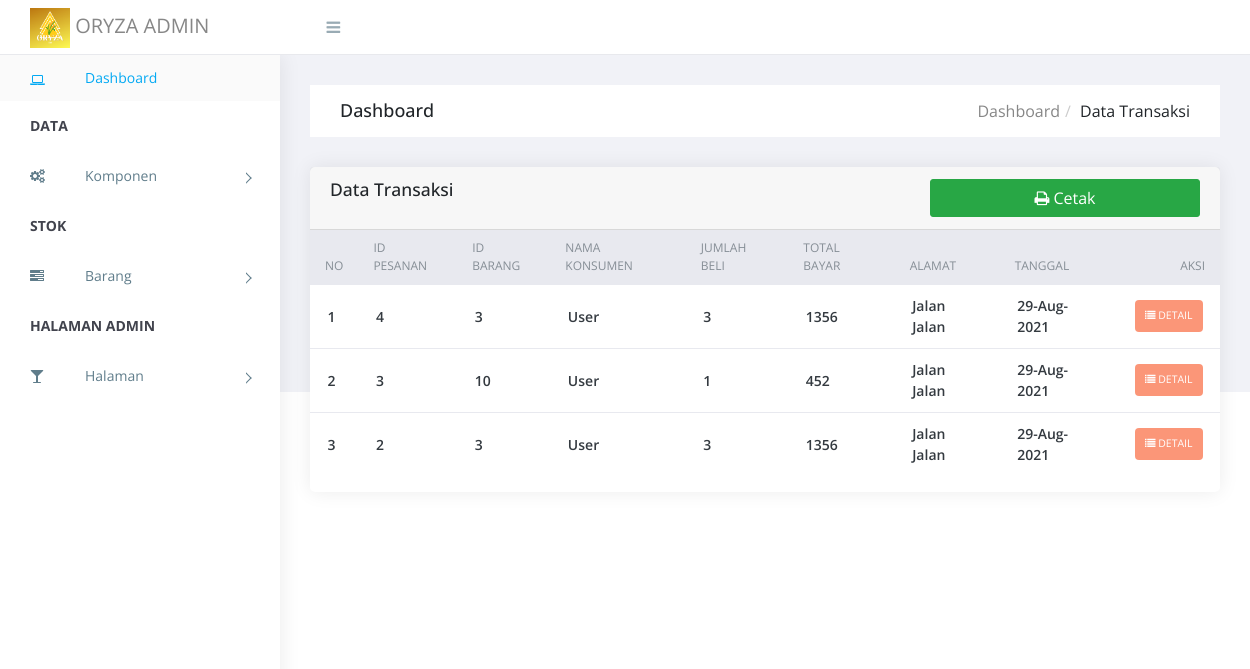
Before: /admin/datatransaksi.php (signed in) with the older database file.
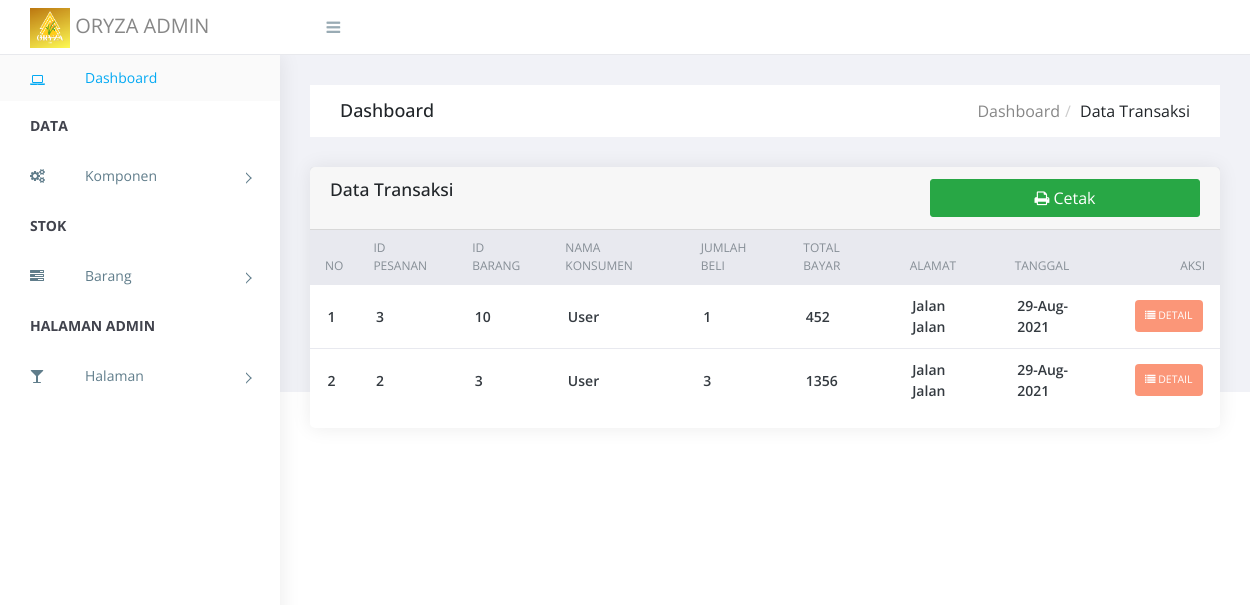
After: the same page with the newer database file.
### tables this page shows
CREATE TABLE `transaksi` (
  `id_pesanan` int(10) NOT NULL,
  `id_user` int(10) NOT NULL,
  `id_produk` int(10) NOT NULL,
  `jumlah_beli` int(3) NOT NULL,
  `total` double NOT NULL,
  `tanggal_transaksi` date NOT NULL,
  `nama_penerima` varchar(100) NOT NULL,
  `alamat_penerima` text NOT NULL,
  `telp_penerima` varchar(13) NOT NULL
);

CREATE TABLE `detail_transaksi` (
  `id_pesanan` int(10) NOT NULL,
  `id_produk` int(10) NOT NULL,
  `harga_satuan` double NOT NULL,
  `jumlah_beli` int(3) NOT NULL,
  `subtotal` double NOT NULL
);

CREATE TABLE `user` (
  `id` int(10) NOT NULL,
  `nama_pengguna` varchar(50) NOT NULL,
  `email` varchar(50) NOT NULL,
  `password` varchar(255) NOT NULL,
  `tempat_lahir` varchar(20) NOT NULL,
  `tanggal_lahir` date NOT NULL,
  `alamat` text NOT NULL,
  `telepon` varchar(13) NOT NULL,
  `akses` enum('admin','user') NOT NULL
);

### admin/datatransaksi.php (the view, shortened to what the changed rows need)
<?php require_once("head.php"); ?>
        <div class="breadcrumbs">
            <div class="breadcrumbs-inner">
                <div class="row m-0">
                    <div class="col-sm-4">
                        <div class="page-header float-left">
                            <div class="page-title">
                                <h1>Dashboard</h1>
                            </div>
                        </div>
                    </div>
                </div>
            </div>
        </div>
        <div class="content">
            <div class="animated fadeIn">
                <div class="row">
                    <div class="col-lg-12">
                        <div class="card">
                            <div class="table-stats order-table ov-h">
                                <table class="table ">
                                    <thead>
                                        <tr>
                                            <th class="serial">No</th>
                                            <th class="#">ID Pesanan</th>
                                            <th class="#">ID Barang</th>
                                            <th>Nama Konsumen</th>
                                            <th>Jumlah Beli</th>
                                            <th>Total Bayar</th>
                                            <th>Alamat</th>
                                            <th>Tanggal</th>
                                            <th>Aksi</th>
                                        </tr>
                                    </thead>
                                    <tbody>
                                        <?php
                                            $no = 1;
                                            $query = mysqli_query($koneksi, "SELECT transaksi.id_pesanan as idp, id_user, nama_pengguna, email, alamat, telepon, detail_transaksi.id_produk as idb, produk.nama as nama_produk, harga_satuan, detail_transaksi.jumlah_beli as qty, subtotal, total, nama_penerima, alamat_penerima, telp_penerima, tanggal_transaksi FROM transaksi
                                                    INNER JOIN user ON user.id = transaksi.id_user
                                                    INNER JOIN detail_transaksi ON detail_transaksi.id_pesanan = transaksi.id_pesanan
                                                    INNER JOIN produk ON produk.id = detail_transaksi.id_produk GROUP BY transaksi.id_pesanan ORDER BY transaksi.id_pesanan DESC");
                                            $row = mysqli_num_rows($query);
                                            if($row>0){
                                            while($data = mysqli_fetch_array($query)){
                                        ?>
                                        <tr>
                                            <td class="serial"><?php echo$no++;?></td>
                                            <td><span class="count"><?=$data['idp'];?></span> </td>
                                            <td><span class="coount"><?=$data['idb'];?></span> </td>
                                            <td><span class="name"><?=$data['nama_pengguna'];?></span> </td>
                                            <td><span class="count"><?=$data['qty'];?></span> </td>
                                            <td><span class="count"><?=$data['total'];?></span></td>
                                            <td><span class="name"><?=$data['alamat_penerima'];?></span> </td>
                                            <td><span class="name"><?= date('d-M-Y',strtotime($data['tanggal_transaksi']));?></span> </td>
                                            <td>
                                              <a href="detailtransaksi.php?id=<?php echo $data['idp']; ?>" class="badge badge-pending"><i class="fa fa-list"></i> Detail</a>
                                            </td>
                                        </tr>
                                        <?php }}else{ ?>
                                            <tr>
                                                <td><span class="count">Tidak Ada Data</span> </td>
                                            </tr>
                                        <?php } ?>
                                    </tbody>
                                </table>
                            </div>
                        </div>
                    </div>
                        </div>
                    </div>
                </div>
                <div class="col-lg-6">
    </div>
</div>
<?php require_once("footer.php"); ?>

### admin/footer.php (shortened to what the changed rows need)
        <div class="clearfix"></div>
        <footer class="site-footer">
            <div class="footer-inner bg-white">
            </div>
        </footer>
</body>
</html>

Changed rows visible on the page:
removed transaksi: id_pesanan "4", detail_transaksi.id_produk "3", id_user.nama_pengguna "User", detail_transaksi.jumlah_beli "3", total "1356", alamat_penerima "Jalan Jalan", tanggal_transaksi "29-Aug-2021"
